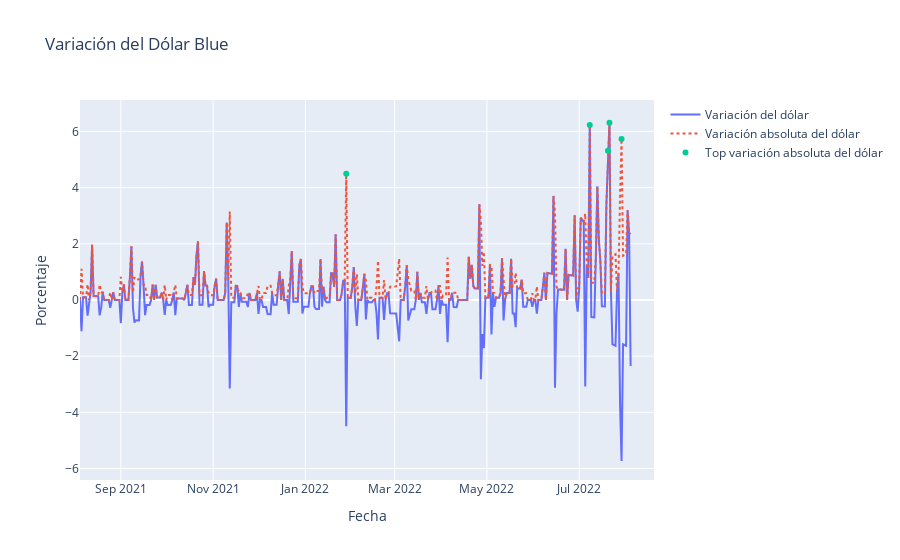

Notebook code cell kept with this figure:
### Markdown cell above
----
### ......Para el Dólar Blue:

### Code cell
fig = go.Figure()
fig.add_trace(go.Scatter(x = table_365['fecha'], y = table_365['db_var'], mode='lines', name='Variación del dólar'))
fig.add_trace(go.Scatter(x = table_365['fecha'], y = table_365['db_var_abs'], mode='lines', name='Variación absoluta del dólar',  line=dict(dash='dot')))
fig.add_trace(go.Scatter(x = top_5_var_db['fecha'], y = top_5_var_db['db_var_abs'], mode='markers', name='Top variación absoluta del dólar'))
fig.update_layout(
    title='Variación del Dólar Blue',
    xaxis_title = 'Fecha',
    yaxis_title = 'Porcentaje')

### Figure 1 — Plotly figure (JSON) as saved in the notebook; plotly's stock layout.template omitted (floating-point values rounded to 4 significant figures; data arrays with more than 128 entries replaced by an {"elided": "..."} marker saying what was removed)
{"data": [{"mode": "lines", "name": "Variación del dólar", "type": "scatter", "x": {"elided": "365 str values"}, "y": {"elided": "365 float values"}}, {"line": {"dash": "dot"}, "mode": "lines", "name": "Variación absoluta del dólar", "type": "scatter", "x": {"elided": "365 str values"}, "y": {"elided": "365 float values"}}, {"mode": "markers", "name": "Top variación absoluta del dólar", "type": "scatter", "x": ["2022-07-21T00:00:00", "2022-07-08T00:00:00", "2022-07-29T00:00:00", "2022-07-20T00:00:00", "2022-01-28T00:00:00"], "y": [6.309, 6.226, 5.732, 5.316, 4.494]}], "layout": {"title": {"text": "Variación del Dólar Blue"}, "xaxis": {"title": {"text": "Fecha"}}, "yaxis": {"title": {"text": "Porcentaje"}}}}
